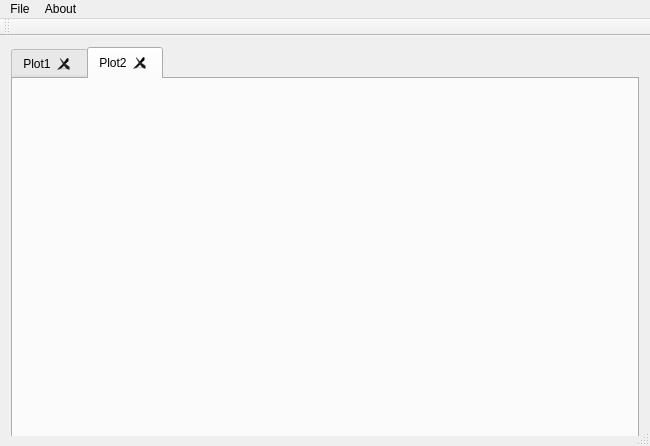
<?xml version="1.0" encoding="UTF-8"?>
<ui version="4.0">
 <class>MainWindow</class>
 <widget class="QMainWindow" name="MainWindow">
  <property name="geometry">
   <rect>
    <x>0</x>
    <y>0</y>
    <width>650</width>
    <height>446</height>
   </rect>
  </property>
  <property name="minimumSize">
   <size>
    <width>650</width>
    <height>400</height>
   </size>
  </property>
  <property name="windowTitle">
   <string>MainWindow</string>
  </property>
  <widget class="QWidget" name="centralWidget">
   <property name="minimumSize">
    <size>
     <width>500</width>
     <height>400</height>
    </size>
   </property>
   <layout class="QGridLayout" name="gridLayout_3">
    <item row="0" column="0">
     <widget class="QTabWidget" name="tabWidget_Plots">
      <property name="minimumSize">
       <size>
        <width>600</width>
        <height>400</height>
       </size>
      </property>
      <property name="tabShape">
       <enum>QTabWidget::Rounded</enum>
      </property>
      <property name="currentIndex">
       <number>1</number>
      </property>
      <property name="tabsClosable">
       <bool>true</bool>
      </property>
      <property name="movable">
       <bool>true</bool>
      </property>
      <widget class="mPlots" name="tab">
       <attribute name="title">
        <string>Plot1</string>
       </attribute>
      </widget>
      <widget class="QWidget" name="tab_2">
       <attribute name="title">
        <string>Plot2</string>
       </attribute>
      </widget>
     </widget>
    </item>
   </layout>
  </widget>
  <widget class="QMenuBar" name="menuBar">
   <property name="geometry">
    <rect>
     <x>0</x>
     <y>0</y>
     <width>650</width>
     <height>21</height>
    </rect>
   </property>
   <widget class="QMenu" name="menuFile">
    <property name="title">
     <string>File</string>
    </property>
    <addaction name="actionNew"/>
    <addaction name="separator"/>
    <addaction name="actionClose_current_Plot"/>
    <addaction name="actionExit"/>
   </widget>
   <widget class="QMenu" name="menuAbout">
    <property name="title">
     <string>About</string>
    </property>
    <addaction name="actionAbout_iLabka"/>
    <addaction name="actionHow_to_use"/>
   </widget>
   <addaction name="menuFile"/>
   <addaction name="menuAbout"/>
  </widget>
  <widget class="QToolBar" name="mainToolBar">
   <attribute name="toolBarArea">
    <enum>TopToolBarArea</enum>
   </attribute>
   <attribute name="toolBarBreak">
    <bool>false</bool>
   </attribute>
  </widget>
  <widget class="QStatusBar" name="statusBar"/>
  <action name="actionExit">
   <property name="text">
    <string>Exit</string>
   </property>
   <property name="shortcut">
    <string>Ctrl+Q</string>
   </property>
  </action>
  <action name="actionNew">
   <property name="text">
    <string>New Plot</string>
   </property>
   <property name="shortcut">
    <string>Ctrl+N</string>
   </property>
  </action>
  <action name="actionAbout_iLabka">
   <property name="text">
    <string>About iLabka</string>
   </property>
  </action>
  <action name="actionHow_to_use">
   <property name="text">
    <string>How to use</string>
   </property>
  </action>
  <action name="actionClose_current_Plot">
   <property name="text">
    <string>Close current Plot</string>
   </property>
   <property name="shortcut">
    <string>Ctrl+W</string>
   </property>
  </action>
  <action name="actionSave">
   <property name="text">
    <string>Save Plot</string>
   </property>
   <property name="shortcut">
    <string>Ctrl+S</string>
   </property>
  </action>
 </widget>
 <layoutdefault spacing="6" margin="11"/>
 <customwidgets>
  <customwidget>
   <class>mPlots</class>
   <extends>QWidget</extends>
   <header>Plots/mplots.h</header>
   <container>1</container>
  </customwidget>
 </customwidgets>
 <resources/>
 <connections/>
</ui>
